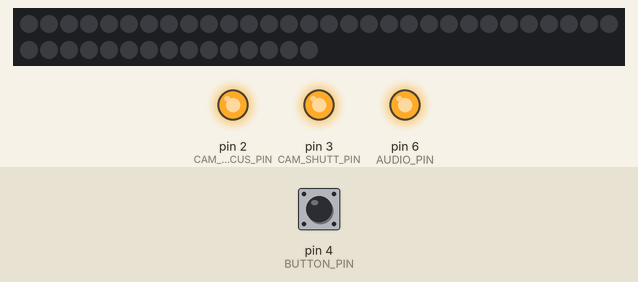
A sketch run on a simulated Arduino Uno, built with avr-gcc and run on an emulated ATmega328P. Parts: 45 RGB LEDs in strip order, left to right, continuing on the next row, output pins drawn as LEDs (lit = HIGH). Inputs (shaded band) come from the test bench; at power-on: pin 4 (BUTTON_PIN) HIGH. Dim RGB values are drawn brighter than linear.

Above: at 1.2 s.
1.3 s: pin 4 (BUTTON_PIN) pulled LOW for 0.15 s
At 1.59 s:
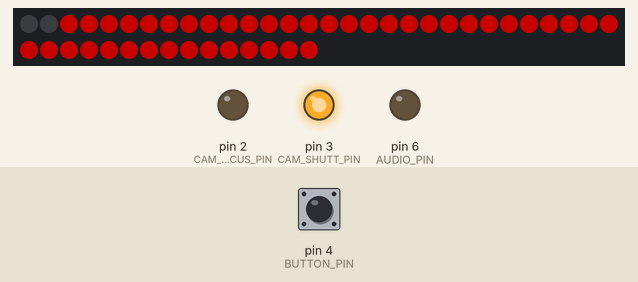
At 3.92 s:
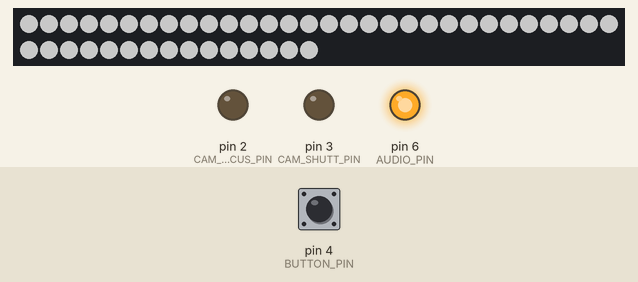
7.3 s: pin 4 (BUTTON_PIN) pulled LOW for 1 s
At 7.46 s:
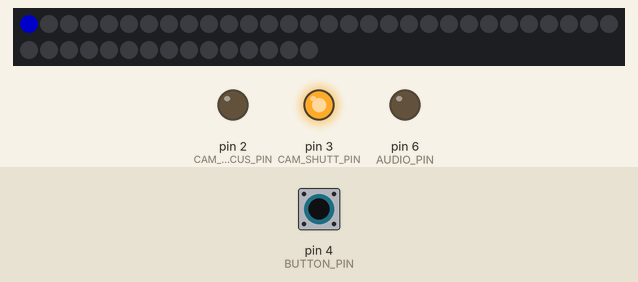
Timing chart, 0 to 11.8 s (numbered marks = the images above; inputs shaded):
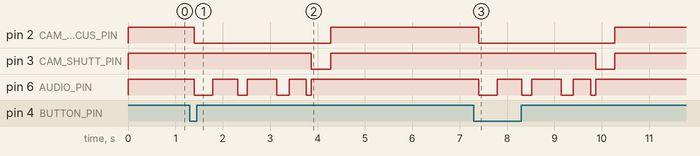

The sketch:

Photobooth_CameraTrigger.ino
```cpp
/*
Photobooth Program

 * Arduino directly triggers focus/shutter of camera via remote input (using optos as a buffer)

NOTE:
	* Disable burst modes so that only one photo is taken per button press

*/

#define FASTLED_INTERNAL			// Stop the annoying messages during compile
#include "FastLED.h"
#define NUM_LEDS 			45
#define DATA_PIN 			5
CRGB leds[NUM_LEDS];

#define CAM_SHUTT_PIN	3
#define CAM_FOCUS_PIN  	2
#define BUTTON_PIN     	4
#define AUDIO_PIN     	6


uint8_t switchState;
uint8_t prev_switch = LOW;

void setup()
{
	LEDS.addLeds<WS2812,DATA_PIN,GRB>(leds,NUM_LEDS);
	LEDS.setBrightness(100);

	pinMode(BUTTON_PIN, INPUT_PULLUP);
	pinMode(CAM_SHUTT_PIN, OUTPUT);
	pinMode(CAM_FOCUS_PIN, OUTPUT);
	pinMode(AUDIO_PIN, OUTPUT);

	digitalWrite(CAM_FOCUS_PIN, HIGH);
	digitalWrite(CAM_SHUTT_PIN, HIGH);
	digitalWrite(AUDIO_PIN, HIGH);
}

void fadeall()
{
	for(uint8_t i = 0; i < NUM_LEDS; i++)
		leds[i].nscale8(200);

	return;
}

void TakePhoto()
{
	// LightSequence
	digitalWrite(CAM_FOCUS_PIN, LOW); 		// Start focussing
	digitalWrite(AUDIO_PIN, LOW); 			// Trigger audio - Beep '3'

	delay(80);

	// LED countown sequence
	fill_solid(leds, NUM_LEDS, CRGB::Red);
	delay(50);
	FastLED.show();

	for(uint8_t i = 0; i < NUM_LEDS; i++)	// Set one LED to black at a time
	{
		leds[i] = CRGB::Black;
		FastLED.show();
		delay(50);

		// Trigger audio at specific times on LED light sequence
		if (i == 4)
			digitalWrite(AUDIO_PIN, HIGH);

		if (i == 14)
			digitalWrite(AUDIO_PIN, LOW); 	// Trigger audio - Beep '2'
		if (i == 18)
			digitalWrite(AUDIO_PIN, HIGH);

		if (i == 30)
			digitalWrite(AUDIO_PIN, LOW); 	// Trigger audio - Beep '1'
		if (i == 35)
			digitalWrite(AUDIO_PIN, HIGH);

		if (i == 42)
			digitalWrite(AUDIO_PIN, LOW); 	// Trigger audio - Beep '0'
	}


	digitalWrite(AUDIO_PIN, HIGH);
	digitalWrite(CAM_SHUTT_PIN, LOW);		// Trigger shutter

	// Flash LED ring twice to emulate camera flash

	for (uint8_t i = 0; i < 2; ++i)
	{
		fill_solid(leds, NUM_LEDS, CRGB::White);		// Only do white here because this colour often shows in photos
		FastLED.show();
		delay(100);

		fill_solid(leds, NUM_LEDS, CRGB::Black);
		FastLED.show();
		delay(100);
	}

	// Relase shutter & focus
	digitalWrite(CAM_SHUTT_PIN, HIGH);
	digitalWrite(CAM_FOCUS_PIN, HIGH);

	// Enable time to show photo & inhibit people
		fill_solid(leds, NUM_LEDS, CRGB::Red);

	delay(50);
	FastLED.show();

	// Another countdown sequence while photo is being shown & to inhibit people going shutter crazy
	fill_solid(leds, NUM_LEDS, CRGB::Blue);
	for(uint8_t i = NUM_LEDS-1; i > 0; i--)
	{
		leds[i] = CRGB::Black;					// Set one LED to black at a time
		FastLED.show();
		delay(50);
	}


	switchState = digitalRead(BUTTON_PIN);
	prev_switch = switchState;

}

void loop()
{
	switchState = digitalRead(BUTTON_PIN);

	if (!switchState)
	{
			/* code */


		if (switchState != prev_switch)
		{

			delay(100);
			switchState = digitalRead(BUTTON_PIN);

			if (switchState != prev_switch)
			{
				TakePhoto();
			}
		}
	}

	prev_switch = switchState;

}
```

Measured:
- after the input at 1.3 s, pin 2 (CAM_FOCUS_PIN): HIGH → LOW after 0.10 s, → HIGH 2.9 s later; pin 3 (CAM_SHUTT_PIN): HIGH → LOW after 2.6 s, → HIGH 0.41 s later
- after the input at 7.3 s, pin 2 (CAM_FOCUS_PIN): HIGH → LOW after 0.10 s, → HIGH 2.9 s later; pin 3 (CAM_SHUTT_PIN): HIGH → LOW after 2.6 s, → HIGH 0.41 s later; pin 6 (AUDIO_PIN): HIGH → LOW after 0.10 s, → HIGH 0.39 s later, → LOW 0.52 s later, → HIGH 0.21 s later, … (8 changes in this stretch)
